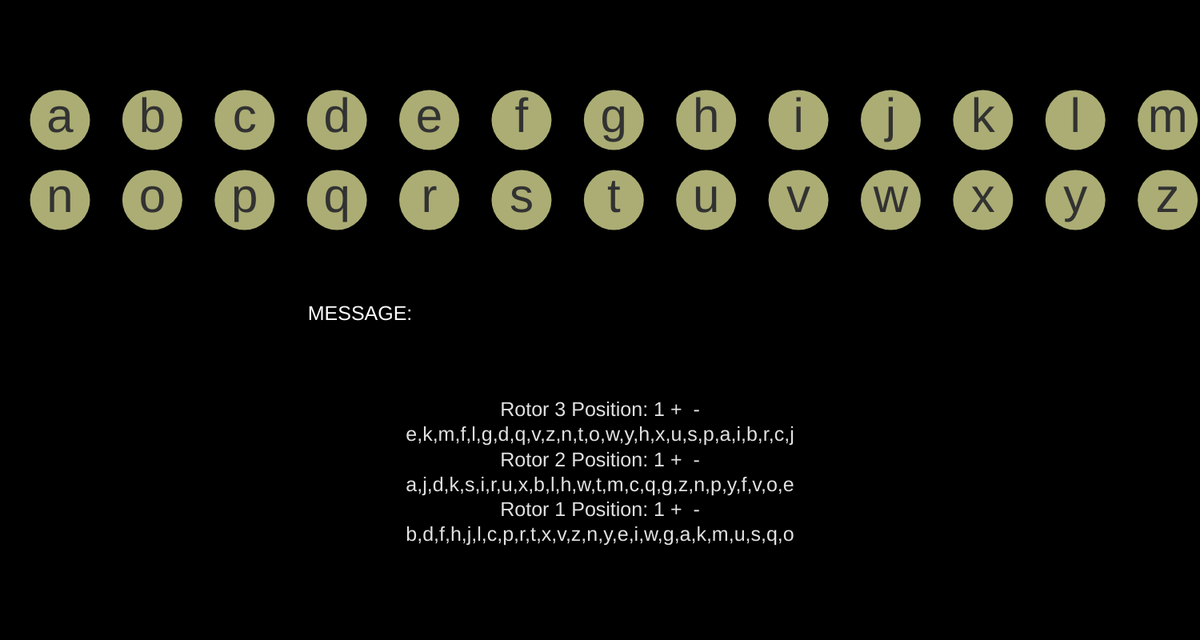
Frame 1 (no input)
Frame 60 (no input): identical to frame 1, image omitted
Frame 120 (the mouse pressed at the canvas centre since frame 60): identical to frame 1, image omitted

The p5.js sketch that drew this single still picture (run headless with seeded random() and noise() and a simulated clock; from frame 60 on, the mouse is pressed at the canvas centre):

// p5.js sketch
// ── sketch.js
const letters = ["a", "b", "c", "d", "e", "f", "g", "h", "i", "j", "k", "l", "m", "n", "o", "p",
  "q", "r", "s", "t", "u", "v", "w", "x", "y", "z"
];

let lights = [];

let currentLight;

let rotor1;
let rotor2;
let rotor3;

let reflector;

let plugBoard;
let plugLetters = [];
let currentPlugLetter;

const rotor1Start = 0, // one less than actual rotor position
  rotor2Start = 0,
  rotor3Start = 0;

let keyIsDown = false;
let mouseCount = 0;
let showPlugDrawer = false;

let messages = [];
let currentMessage = "";

function setup() {
  createCanvas(1500, 800);

  setRotors();

  reflector = new Reflector();
  plugBoard = new PlugBoard();


  // create lights & plug letters
  for (let i = 0; i < letters.length; i++) {
    const xMult = width / 13;
    let lightX = (i <= 12) ? (i * xMult) + 75 : ((i - 13) * xMult) + 75;
    let lightY = (i <= 12) ? 150 : 250;

    lights[lights.length] = new Light(lightX, lightY, letters[i]);

    let plugX = (i <= 12) ? width * 0.85 : width * 0.95;
    let plugY = (i <= 12) ? 400 + i * 30 : 400 + (i - 13) * 30;
    plugLetters[plugLetters.length] = new PlugLetter(letters[i], plugX, plugY);
  }

  for (let i = 0; i < plugLetters.length; i++) {
    if (plugBoard.plugLetters.indexOf(plugLetters[i].letter) >= 0) {
      let otherLetter = plugBoard.passSignal(plugLetters[i].letter);
      let otherPlug = plugLetters[letters.indexOf(otherLetter)];
      //if (otherPlug.connectedPlug === undefined && plugLetters[i].connectedPlug === undefined) {
        plugLetters[i].connect(otherPlug);
      //}
    }
  }
}

function draw() {
  background(0);
  noStroke();

  for (let i of lights) {
    i.show();
  }

  //text for rotors
  let rotorText = "Rotor 3 Position: " + (rotor3.position + 1) + " +  -\n" + rotor3.wiring.toString() + "\nRotor 2 Position: " + (rotor2.position + 1) + " +  -\n" + rotor2.wiring.toString() + "\nRotor 1 Position: " + (rotor1.position + 1) + " +  -\n" + rotor1.wiring.toString();

  textAlign(CENTER);
  fill(225);
  textSize(25);

  text(rotorText, width / 2, height * 0.65);

  // current message printing
  textAlign(CENTER);
  fill(255);
  text("MESSAGE:", width * 0.3, height * 0.5);
  fill(0, 255, 0);
  text(currentMessage, width * 0.5, height * 0.5);

  if (messages.length >= 1) {
    fill(225);
    text(messages[0], width * 0.5, height * 0.55);
  }

  if (showPlugDrawer) {
    fill(50);
    rect(width * 0.8, 380, width * 0.9, 800);

    for (let i of plugLetters) {
      i.show();
    }
  }
}

function setRotors() {
  rotor1 = new Rotor(3);
  rotor1.position = rotor1Start;

  rotor2 = new Rotor(2);
  rotor2.position = rotor2Start;

  rotor3 = new Rotor(1);
  rotor3.position = rotor3Start;

  rotor1.updatePosition();
  rotor2.updatePosition();
  rotor3.updatePosition();
}

function keyPressed() {
  if (keyCode === ENTER) { //reset rotors & message
    setRotors();
    messages[0] = currentMessage;
    currentMessage = "";
    return;
  }

  if (!keyIsDown) {
    keyIsDown = true; // stops simultaneous presses

    if (key === " ") { // don't do anything w/ spaces
      currentMessage += " ";
      return;
    } else if (keyCode === BACKSPACE) {
      currentMessage = currentMessage.substr(0, currentMessage.length - 1);
      rotor1.downPosition();
      
      return;
    } else if (letters.indexOf(key) < 0) {
      return;
    }

    let input = key;

    if (plugBoard.plugLetters.indexOf(input) >= 0) {
      // if input has a plugboard wire attached, send signal             // through that instead
      input = plugBoard.passSignal(input);
    }

    // signal's path through plugs, rotors, and reflector
    const firstR = rotor1.sendSignal(true, input);
    const secondR = rotor2.sendSignal(true, firstR);
    const thirdR = rotor3.sendSignal(true, secondR);
    reflect = reflector.reflect(thirdR);
    const fourthR = rotor3.sendSignal(false, reflect);
    const fithR = rotor2.sendSignal(false, fourthR);
    let finalR = rotor1.sendSignal(false, fithR);
    
    if (plugBoard.plugLetters.indexOf(finalR) >= 0) {
      // check if output has plug attached
      finalR = plugBoard.passSignal(finalR);
    }

    let lightLetter = finalR;
    currentMessage += finalR;

    //shift rotors 2 & 3
    rotor1.shiftPosition();
    if (rotor1.position >= 26) {
      rotor2.shiftPosition();
      rotor1.position = 0;
    }
    if (rotor2.position >= 26) {
      rotor3.shiftPosition();
      rotor2.position = 0;
    }
    /*if (rotor1.notchSpot === rotor1.position) {
      rotor2.shiftPosition();
    }
    if (rotor2.notchSpot === rotor2.position) {
      console.log("rotor 2 position: " + rotor2.position);
      rotor3.shiftPosition();
    }*/

    for (let i of lights) {
      if (lightLetter === i.letter) {
        i.on = true;
        currentLight = i;
      }
    }
  }
}

function mousePressed() {
  for (let i of plugLetters) {
    if (mouseX < i.x + 10 && mouseX > i.x - 10) {
      if (mouseY < i.y + 10 && mouseY > i.y - 10) {
        mouseCount++;
        if (mouseCount % 2 === 0) {
          //i.disconnect();
          currentPlugLetter.connect(i);
          i.connect(currentPlugLetter);
          currentPlugLetter.trackingWire = false;
          return;
        } else {
          currentPlugLetter = i;
          i.disconnect();
          i.trackingWire = true;
          return;
        }
      }
    }
  }
  
  if (mouseX > width * 0.75 && mouseY > 450) {
    showPlugDrawer = (!showPlugDrawer) ? true : false;
    return;
  } else if (mouseX > 835 && mouseX < 860) {
    if (mouseY > 500 && mouseY < 520) {
      rotor3.shiftPosition();
      return;
    } else if (mouseY > 566 && mouseY < 586) {
      rotor2.shiftPosition();
      return;
    } else if (mouseY > 630 && mouseY < 650) {
      rotor1.shiftPosition();
      return;
    }
  } else if (mouseX > 860 && mouseX < 880) {
    if (mouseY > 500 && mouseY < 520) {
      rotor3.downPosition();
      return;
    } else if (mouseY > 566 && mouseY < 586) {
      rotor2.downPosition();
      return;
    } else if (mouseY > 630 && mouseY < 650) {
      rotor1.downPosition();
      return;
    }
  }
  //           844     x = 870 y = 510
  //                           y = 576
  //                           y = 640

  let fs = fullscreen();
  fullscreen(!fs);
}

function keyReleased() {
  currentLight.on = false;
  keyIsDown = false;
}

//previous code creating function: shuffles array
/*function createCode(a) {
  for (let i = a.length - 1; i > 0; i--) {
        const j = Math.floor(Math.random() * (i + 1));
        [a[i], a[j]] = [a[j], a[i]];
    }
    return a;
}*/
// ── light.js
class Light {
  constructor(x, y, letter) {
    this.x = x;
    this.y = y;
    this.letter = letter; 
    this.on = false;
  }
  
  
  show() {
    let onColor = color(252, 238, 83);
    
    if (!this.on) {
      fill(171, 173, 116);
      ellipse(this.x, this.y, 75, 75);
    } else {
      //fill(238, 242, 116);
      fill(onColor);
      ellipse(this.x, this.y, 75, 75);
      onColor.setAlpha(128);
      fill(onColor);
      ellipse(this.x, this.y, 100, 100);
    }
    
    if (!this.on) {
      fill(50);
    } else {
      fill(0);
    }
    textSize(60);
    textAlign(CENTER);
    text(this.letter, this.x, this.y + 15);
  }
  
  
  
}
// ── plugboard.js
class PlugBoard {
  constructor() {
    this.connections = [
      ["p", "o"],
      ["m", "l"],
      ["i", "u"],
      ["k", "j"],
      ["n", "h"],
      ["y", "t"],
      ["g", "b"],
      ["v", "f"],
      ["r", "e"],
      ["d", "c"]
    ];
    this.plugLetters = this.setMajorTable();
  }
  
  setMajorTable() {
    let mainArray = [];
    
    for (let i = 0; i < this.connections.length; i++) {
      for (let j = 0; j < 2; j++) {
        mainArray.push(this.connections[i][j]);
      }
    }
    
    return mainArray;
  }
  
  reassign(letter1, newLetter) {
    for (let i = 0; i < this.connections.length; i++) {
      for (let j = 0; j < 2; j++) {
        if (letter1 === this.connections[i][j] && j === 0) {
          this.connections[i][1] = newLetter;
          this.plugLetters = this.setMajorTable();
          return;
        } else if (letter1 === this.connections[i][j] && j === 1) {
          this.connections[i][0] = newLetter;
          this.plugLetters = this.setMajorTable();
          return;
        }
      }
    }
    this.addPair(letter1, newLetter);
  }
  
  addPair(a, b) {
    this.connections[this.connections.length] = [a, b];
    this.plugLetters = this.setMajorTable();
  }
  
  /* returnPair(letter) {
    for (let i = 0; i < this.connections.length; i++) {
      for (let j = 0; j < 2; j++) {
        if (this.connections[i][j] === letter) {
          return (j === 0) ? this.connections[i][1] : this.connections[i][0];
        }
      }
    }
  } */
  
  passSignal(letter) {
    for (let i = 0; i < this.connections.length; i++) {
      for (let j = 0; j < 2; j++) {
        if (this.connections[i][j] === letter) {
          return (j === 0) ? this.connections[i][1] : this.connections[i][0];
        }
      }
    }
  }
  
}
// ── plugletter.js
class PlugLetter {
  constructor(letter, x, y) {
    this.letter = letter;
    this.x = x;
    this.y = y;
    this.hasWire = false;
    this.trackingWire = false;
  }
  
  connect(otherPlug) { 
    this.hasWire = true;
    this.connectedPlug = otherPlug;
    plugBoard.reassign(this.letter, otherPlug.letter);
  }
  
  disconnect() {
    this.hasWire = false;
    if (this.connectedPlug !== undefined) {
      this.connectedPlug.connectedPlug = undefined;
      this.connectedPlug.disconnect();
      this.connectedPlug = undefined;
    }
  }
  
  show() {
    stroke(0);
    fill(0);
    ellipseMode(CENTER);
    ellipse(this.x, this.y, 20, 20);
    
    fill(255);
    textAlign(RIGHT);
    text(this.letter, this.x - 10, this.y + 5);
    
    if (this.hasWire) {
      stroke(66, 135, 245);
      line(this.x, this.y, this.connectedPlug.x, this.connectedPlug.y);
    } else if (this.trackingWire) {
      stroke(66, 135, 245);
      line(this.x, this.y, mouseX, mouseY);
    }
  }
}
// ── reflector.js
class Reflector {
  constructor() {
    // reflector B pairs
    this.pairs = [
      ["a", "y"],
      ["b", "r"],
      ["c", "u"],
      ["d", "h"],
      ["e", "q"],
      ["f", "s"],
      ["g", "l"],
      ["v", "w"],
      ["i", "p"],
      ["j", "x"],
      ["k", "n"],
      ["z", "t"],
      ["m", "o"]
    ];
  }
  
  reflect(letter) {
    for (let i = 0; i < this.pairs.length; i++) {
      for (let j = 0; j < 2; j++) {
        if (letter === this.pairs[i][j]) {
          return (j === 1) ? this.pairs[i][0] : this.pairs[i][1];
        }
      }
    }
  }
}
// ── rotor.js
class Rotor {
  constructor(rotorNum) {
    let wiringString = "";
    switch(rotorNum) {
      case 1:
        wiringString = "EKMFLGDQVZNTOWYHXUSPAIBRCJ";
        this.notchSpot = 17;
        break;
      case 2:
        wiringString = "AJDKSIRUXBLHWTMCQGZNPYFVOE";
        this.notchSpot = 5;
        break;
      case 3:
        wiringString = "BDFHJLCPRTXVZNYEIWGAKMUSQO";
        this.notchSpot = 22;
        break;
      case 4:
        wiringString = "ESOVPZJAYQUIRHXLNFTGKDCMWB";
        break;
      case 5:
        wiringString = "VZBRGITYUPSDNHLXAWMJQOFECK";
        break;
      default:
        wiringString = "incorrect rotor input";
    }
    this.wiring = wiringString.toLowerCase().split("");
    this.rotorNo = rotorNum;
    //this.position = 1;
  }

  sendSignal(direction, letter) {
    if (direction) { //going forward through rotor
      const index = letters.indexOf(letter);
      const output = this.wiring[index];

      return output;
    } else { //going backwards through rotor
      const index = letters.indexOf(letter);
      return letters[this.wiring.indexOf(letter)];
    }
  }
  
  updatePosition() {
    for (let i = 0; i < this.position; i++) {
      this.wiring.push(this.wiring.shift());
    }
  }
  
  downPosition() {
    this.position--;
    this.wiring.push(this.wiring.shift());
  }

  shiftPosition() {
    this.position++;
    for (let i = 0; i < this.wiring.length - 1; i++) {
      this.wiring.push(this.wiring.shift());
    }
  }
}
// ── style.css
html, body {
  margin: 0;
  padding: 0;
}
canvas {
  display: block;
}
input {
  display: block;
  position: absolute;
  margin: 0;
  left: 500px;
  top: 400px;
  color: white;
  background-color: grey;
  border: 1px solid grey;
  width: 50px;
  height: 20px;
}
